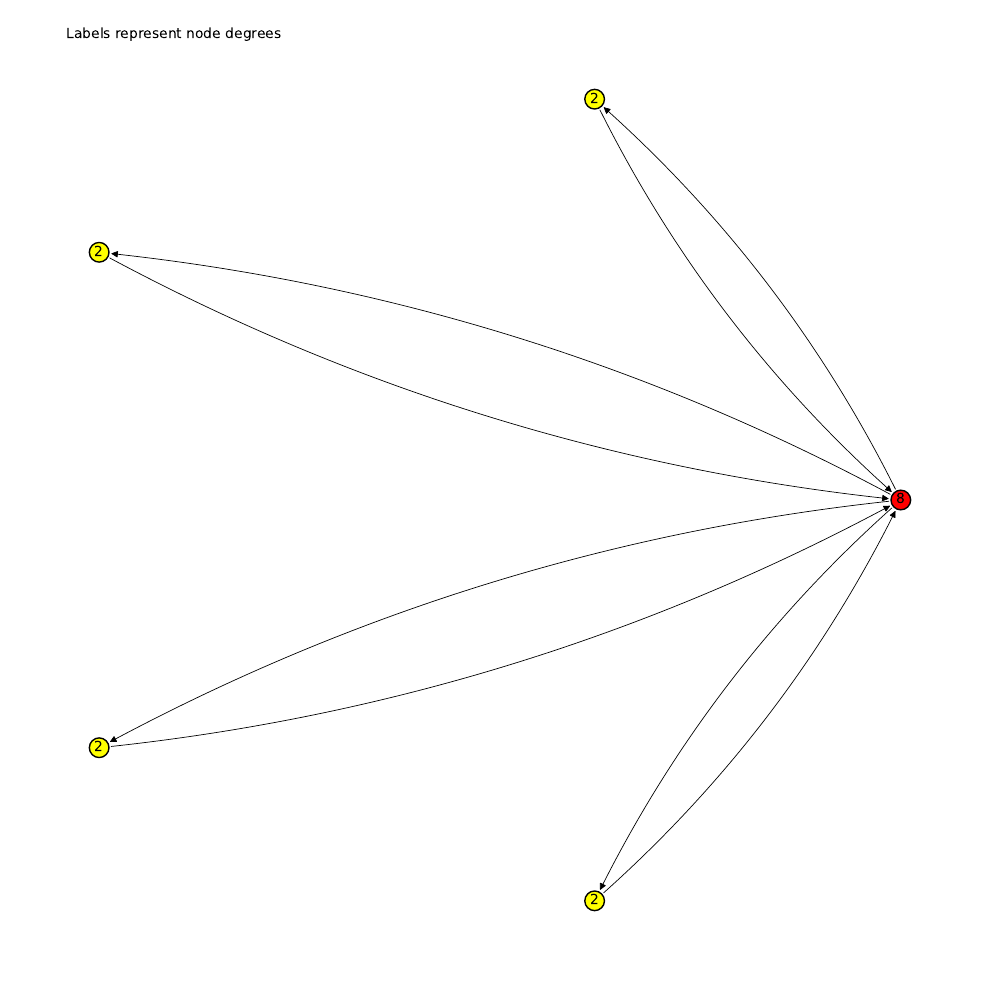

Python code for this plot:
# =============================================================================
# Visualize Peer Network of Api Host 
# =============================================================================

import json
import logging
import os 
import requests
import sys
import pandas as pd
import numpy as np
import networkx as nx
import matplotlib.pyplot as plt
import matplotlib.patches as mpatches


# set logging level
logging.basicConfig(filename='peer_viz.log',
                    level=logging.DEBUG,
                    format='%(levelname)s:%(asctime)s:%(message)s')

## set debugging mode for all websocket connection
#websocket.enableTrace(True)

def _getenvvar(name: str) -> str:
    """
    Returns the string contained in environment variable `name` or None.
    """
    ret_value = None
    if os.getenv(name) is None:
        print("Environment variable", name, "not found")
        sys.exit(1)
    else:
        ret_value = os.getenv(name)
    return ret_value


if __name__ == "__main__":
    # read parameters from environment variables
    api_host = _getenvvar('HOPR_NODE_1')
    api_key  = _getenvvar('HOPR_NODE_1_API_KEY')

    # get address id of api host and verify that the api host is still available
    address_url = "https://{}:3001/api/v2/account/addresses".format(api_host)
    print(address_url)
    headers     = {
      'X-Auth-Token': api_key
    }
    address_response = requests.request("GET",
                                        address_url,
                                        headers=headers)
    my_pid = None
    if (address_response.status_code == 200): # 200: Address fetched successfully
        my_pid = address_response.json()['hoprAddress']
        logging.info("Host available (PID {})".format(my_pid))
    else:
        logging.error("Host is NOT available: start a new cluster. Status code: {}".format(address_response.status_code))
        sys.exit(1)
        
    # get information about the api host's peers
    peer_url = "https://{}:3001/api/v2/node/peers?quality=0.5".format(api_host)
    headers     = {
      'X-Auth-Token': api_key
    }
    peer_response = requests.request("GET",
                                     peer_url,
                                     headers=headers)
    
    if (peer_response.status_code != 200):
        logging.error("Could not fetch peer information. Status code: {}".format(peer_response.status_code))
        sys.exit(1)

    # double check that the number of connected peers is not greater than the announced ones
    connected_peers = peer_response.json()['connected']
    announced_peers = peer_response.json()['announced']
    assert(len(connected_peers) <= len(announced_peers))

    # create list of peer id's
    api_host_peers = []
    for i in range(len(connected_peers)):
        peer = json.dumps(peer_response.json()['connected'][i]['peerId'], indent=4)
        api_host_peers.append(peer.strip('"'))

    # my PID should never appear as one of my peers
    assert(my_pid not in api_host_peers)
    
    # Get payment channel Information 
    channel_url = "https://{}:3001/api/v2/channels/".format(api_host)
    headers     = {
      'X-Auth-Token': api_key
    }
    channel_response = requests.request("GET",
                                channel_url,
                                headers=headers)
    
    if (channel_response.status_code != 200):
        logging.error("Could not fetch channel information. Status code: {}".format(channel_response.status_code))
        sys.exit(1)
    
    # convert channel response to dataframe 
    d = channel_response.json()
    df_edges = pd.concat([pd.DataFrame(v) for k,v in d.items()], keys=d)
    
    # create edge-dataframe by adding sender and receiver columns 
    df_edges.insert(0, 'sender', my_pid)
    df_edges = df_edges.rename(columns={'peerId': 'receiver'})
    df_edges = df_edges[['sender', 'receiver', 'type', 'channelId', 'status', 'balance']]
    df_edges["sender"] = np.where(df_edges['type'] == 'incoming', df_edges['receiver'], df_edges['sender'])
    df_edges["receiver"] = np.where(df_edges['type'] == 'incoming', my_pid, df_edges['receiver'])
    
    # create node-dataframe listing all unique peer id's including self 
    df_nodes=pd.DataFrame({'nodes':np.unique(df_edges[['sender', 'receiver']].values)})
    
    # save edge and node dataframe 
    df_edges.to_csv("edges.txt", index = False)  
    df_nodes.to_csv("nodes.txt", index = False)  
    
    # create a directed network graph 
    G = nx.from_pandas_edgelist(df_edges, 'sender', 'receiver', edge_attr=True, create_using=nx.DiGraph())

    # calculate degree and set as node attribute 
    degree = dict(G.degree(G.nodes()))
    in_degree = dict(G.in_degree(G.nodes()))
    out_degree = dict(G.out_degree(G.nodes()))

    nx.set_node_attributes(G, degree, 'degree')
    nx.set_node_attributes(G, in_degree, 'in_degree')
    nx.set_node_attributes(G, out_degree, 'out_degree')

    # plot and save peer network 
    plt.figure(figsize=(10, 10), dpi=100, frameon=True)

    pos = nx.circular_layout(G)
    color_map = ['red' if node == my_pid else 'yellow' for node in G]

    nx.draw_networkx_nodes(G, pos, node_color=color_map, node_size=200, edgecolors='black')
    nx.draw_networkx_edges(G, pos, width=0.5, connectionstyle="arc3,rad=0.1")
    nx.draw_networkx_labels(G, pos, labels=degree, font_size=10)
    
    label_patch = mpatches.Patch(color='none', label='Labels represent node degrees')
    plt.legend(handles=[label_patch], loc='upper left', frameon=False)

    plt.axis('off')
    plt.tight_layout()
    plt.savefig("peer_viz.pdf", pad_inches=0)

    sys.exit(1)
    